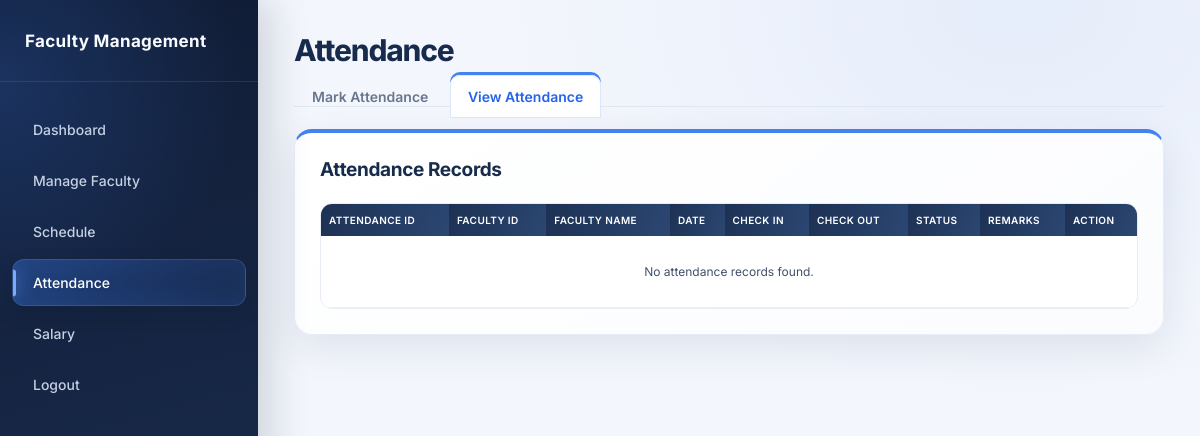
The app's page /attendance/?tab=view (signed in), older data.
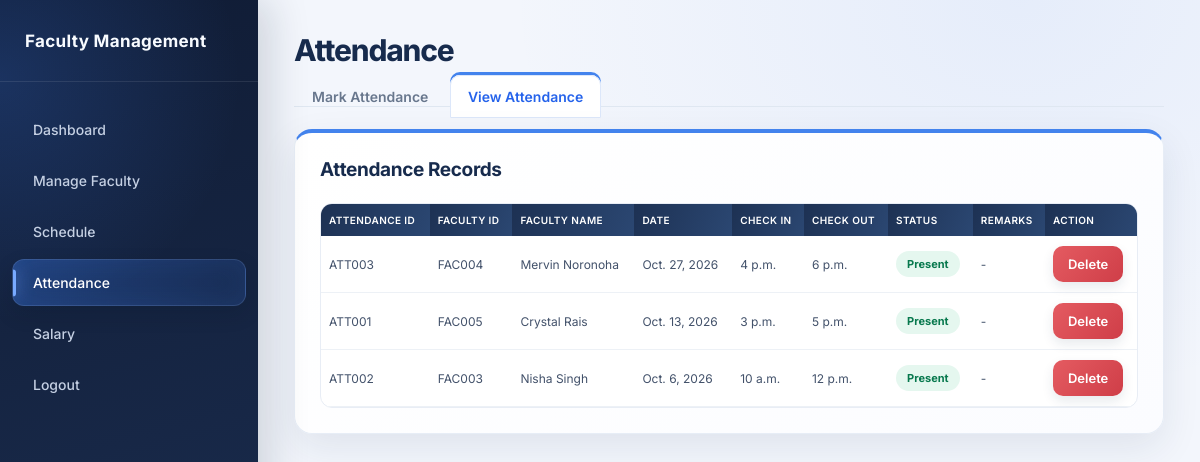
The same page, newer data.
### faculty/models.py (models this page shows, shortened)
class Attendance(models.Model):
    AttendanceID = models.CharField(max_length=10, primary_key=True)
    FacultyID = models.ForeignKey(
        Faculty,
        on_delete=models.CASCADE,
        related_name="attendance_records"
    )
    Date = models.DateField()
    CheckInTime = models.TimeField(null=True, blank=True)
    CheckOutTime = models.TimeField(null=True, blank=True)
    Status = models.CharField(max_length=20)
    Remarks = models.TextField(blank=True)

class Faculty(models.Model):
    FacultyID = models.CharField(max_length=10, primary_key=True)
    Password = models.CharField(max_length=255, blank=True)
    ProfilePhoto = models.ImageField(upload_to="faculty_photos/", blank=True)
    FirstName = models.CharField(max_length=50)
    LastName = models.CharField(max_length=50)
    Gender = models.CharField(max_length=20)
    DOB = models.DateField()
    Email = models.EmailField()
    ContactNumber = models.CharField(max_length=10)
    Address = models.TextField()
    Qualification = models.CharField(max_length=100)
    Designation = models.CharField(max_length=100)
    JoiningDate = models.DateField()
    Experience = models.DecimalField(max_digits=4, decimal_places=1)
    Status = models.CharField(max_length=20)

### faculty/views.py (the view, shortened to what this page needs)
def attendance(request):
    if "admin_id" not in request.session:
        return redirect("login")
    faculties = Faculty.objects.all().order_by(
        "FacultyID"
    )
    attendance_records = Attendance.objects.select_related(
        "FacultyID"
    ).order_by(
        "-Date",
        "FacultyID"
    )
    active_tab = request.GET.get(
        "tab",
        "mark"
    )
    return render(
        request,
        "attendance.html",
        {
            "faculties": faculties,
            "attendance_records": attendance_records,
            "active_tab": active_tab
        }
    )

### templates/attendance.html (shortened to what the changed rows need)
{% load static %}
<!DOCTYPE html>
<html lang="en">
<head>
    <link rel="stylesheet" href="{% static 'style.css' %}?v=8">
</head>
<body class="admin-page">
<div class="dashboard-container">
    <aside class="sidebar">
        <div class="sidebar-header">
            <h2>Faculty Management</h2>
        </div>
    </aside>
    <main class="main-content">
        <div class="attendance-page">
            <h1>
                Attendance
            </h1>
            {% if active_tab == "mark" %}
            <div class="attendance-card">
                <h2>
                    Mark Attendance
                </h2>
                <form method="POST">
                    {% csrf_token %}
                    <div class="attendance-form-row">
                        <div class="attendance-form-group">
                            <label>
                                Faculty
                            </label>
                            <select name="faculty" required>
                                <option value="">
                                    Select Faculty
                                </option>
                                {% for faculty in faculties %}
                                <option value="{{ faculty.FacultyID }}">
                                    {{ faculty.FacultyID }} -
                                    {{ faculty.FirstName }}
                                    {{ faculty.LastName }}
                                </option>
                                {% endfor %}
                            </select>
                        </div>
                        <div class="attendance-form-group">
                            <label>
                                Date
                            </label>
                            <input
                                type="date"
                                name="date"
                                id="attendanceDate"
                                required
                            >
                        </div>
                    </div>
                    <div class="attendance-form-group">
                        <label>
                            Status
                        </label>
                        <div class="status-buttons">
                            <label class="status-option present-option">
                                <input
                                    type="radio"
                                    name="status"
                                    value="Present"
                                    required
                                >
                                Present
                            </label>
                            <label class="status-option absent-option">
                                <input
                                    type="radio"
                                    name="status"
                                    value="Absent"
                                >
                                Absent
                            </label>
                        </div>
                    </div>
                    <div class="attendance-form-row">
                        <div class="attendance-form-group">
                            <label>
                                Check In Time
                            </label>
                            <input
                                type="time"
                                name="check_in"
                            >
                        </div>
                        <div class="attendance-form-group">
                            <label>
                                Check Out Time
                            </label>
                            <input
                                type="time"
                                name="check_out"
                            >
                        </div>
                    </div>
                    <div class="attendance-form-group">
                        <label>
                            Remarks
                        </label>
                        <textarea
                            name="remarks"
                            rows="4"
                            placeholder="Enter remarks if required"
                        ></textarea>
                    </div>
                    <button
                        type="submit"
                        class="btn btn-success"
                    >
                        Save Attendance
                    </button>
                </form>
            </div>
            {% else %}
            <div class="attendance-card">
                <h2>
                    Attendance Records
                </h2>
                <div class="attendance-table-container">
                    <table class="attendance-table">
                        <thead>
                            <tr>
                                <th>
                                    Attendance ID
                                </th>
                                <th>
                                    Faculty ID
                                </th>
                                <th>
                                    Faculty Name
                                </th>
                                <th>
                                    Date
                                </th>
                                <th>
                                    Check In
                                </th>
                                <th>
                                    Check Out
                                </th>
                                <th>
                                    Status
                                </th>
                                <th>
                                    Remarks
                                </th>
                                <th>
                                    Action
                                </th>
                            </tr>
                        </thead>
                        <tbody>
                            {% for record in attendance_records %}
                            <tr>
                                <td>
                                    {{ record.AttendanceID }}
                                </td>
                                <td>
                                    {{ record.FacultyID.FacultyID }}
                                </td>
                                <td>
                                    {{ record.FacultyID.FirstName }}
                                    {{ record.FacultyID.LastName }}
                                </td>
                                <td>
                                    {{ record.Date|date:"M. j, Y" }}
                                </td>
                                <td>
                                    {% if record.CheckInTime %}
                                        {{ record.CheckInTime|time:"g a" }}
                                    {% else %}
                                        -
                                    {% endif %}
                                </td>
                                <td>
                                    {% if record.CheckOutTime %}
                                        {{ record.CheckOutTime|time:"g a" }}
                                    {% else %}
                                        -
                                    {% endif %}
                                </td>
                                <td>
                                    {% if record.Status == "Present" %}
                                    <span class="status-present">
                                        Present
                                    </span>
                                    {% else %}
                                    <span class="status-absent">
                                        Absent
                                    </span>
                                    {% endif %}
                                </td>
                                <td>
                                    {% if record.Remarks %}
                                        {{ record.Remarks }}
                                    {% else %}
                                        -
                                    {% endif %}
                                </td>
                                <td>
                                    <a
                                        href="{% url 'delete_attendance' record.AttendanceID %}"
                                        class="btn btn-danger btn-small"
                                        onclick="return confirm('Are you sure you want to delete this attendance record?');"
                                    >
                                        Delete
                                    </a>
                                </td>
                            </tr>
                            {% empty %}
                            <tr>
                                <td
                                    colspan="9"
                                    class="no-records"
                                >
                                    No attendance records found.
                                </td>
                            </tr>
                            {% endfor %}
                        </tbody>
                    </table>
                </div>
            </div>
            {% endif %}
        </div>
    </main>
</div>
</body>
</html>

Row changes from the older to the newer data that the page shows:
added Attendance: AttendanceID "ATT003", FacultyID.FacultyID "FAC004", FacultyID.FirstName "Mervin", FacultyID.LastName "Noronoha", Date "Oct. 27, 2026", CheckInTime "4 p.m.", CheckOutTime "6 p.m.", Status "Present"
added Attendance: AttendanceID "ATT001", FacultyID.FacultyID "FAC005", FacultyID.FirstName "Crystal", FacultyID.LastName "Rais", Date "Oct. 13, 2026", CheckInTime "3 p.m.", CheckOutTime "5 p.m.", Status "Present"
added Attendance: AttendanceID "ATT002", FacultyID.FacultyID "FAC003", FacultyID.FirstName "Nisha", FacultyID.LastName "Singh", Date "Oct. 6, 2026", CheckInTime "10 a.m.", CheckOutTime "12 p.m.", Status "Present"
Text that changed along with them:
text no longer shown: "No attendance records found."
